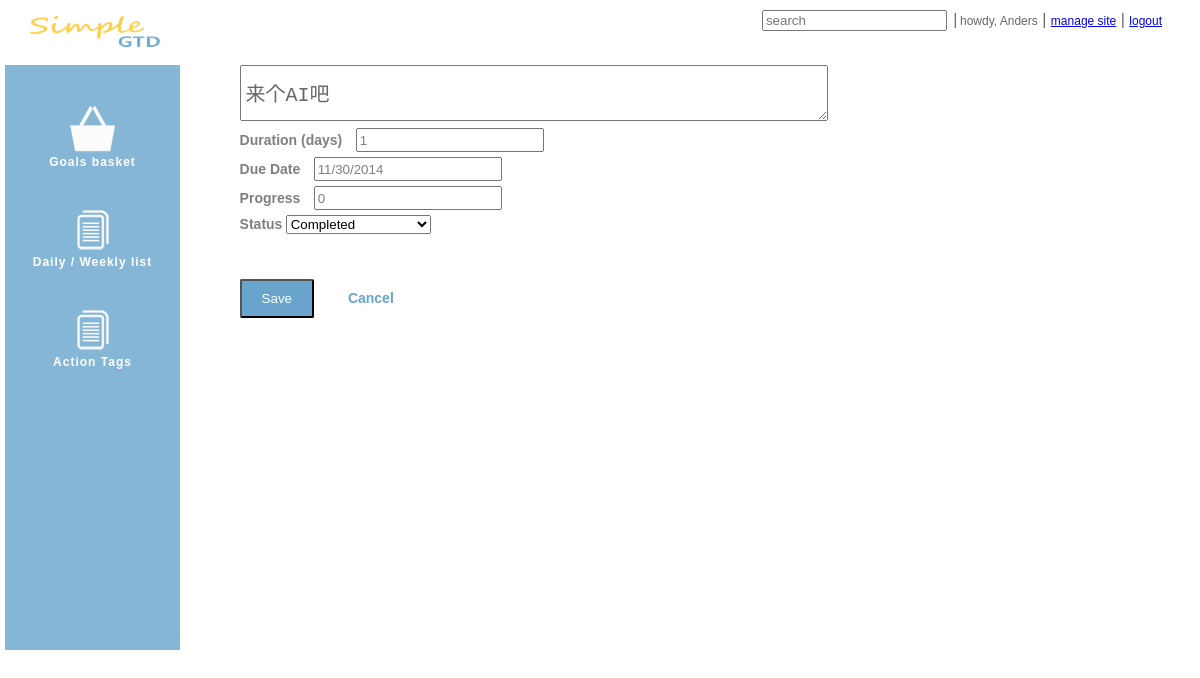
The app's page /goal/edit/8 (signed in), older data.
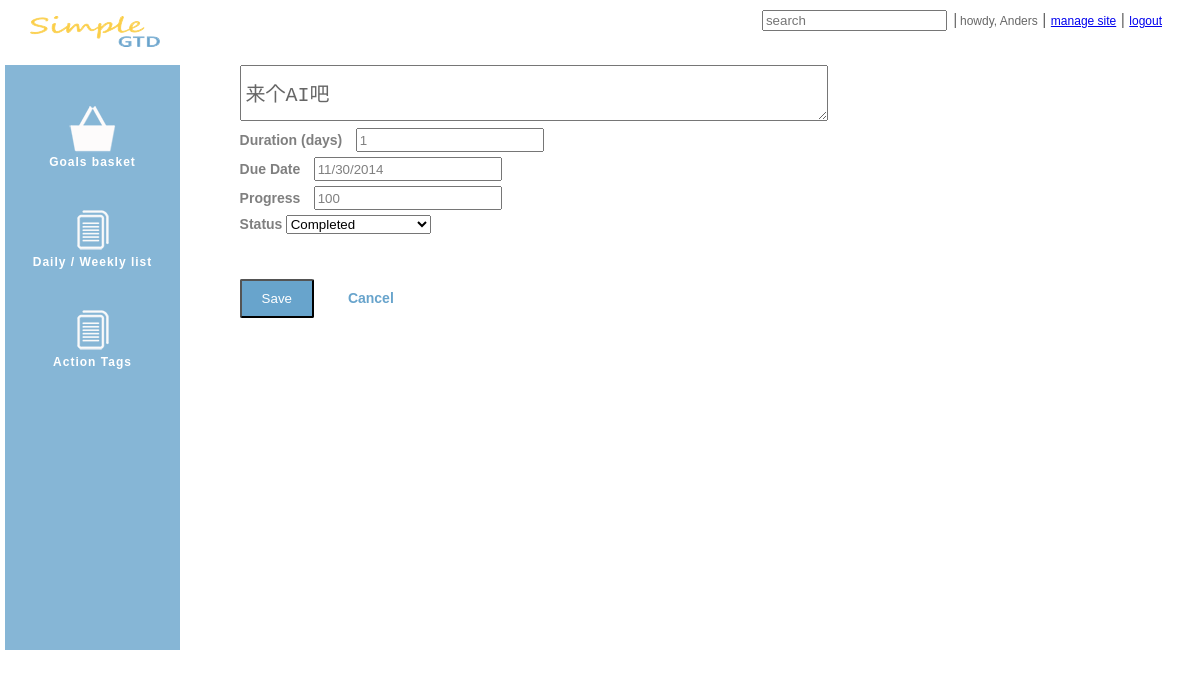
The same page, newer data.
### simgtd/models.py (models this page shows, shortened)
class Goal(models.Model):
    subject = models.CharField(max_length=200)
    memo = models.TextField(max_length=1000, blank=True)
    duration = models.PositiveIntegerField(blank=True)
    start_date = models.DateTimeField(null=True, blank=True, default=datetime.datetime.now)
    due_date = models.DateTimeField(null=True, blank=True, default=datetime.datetime.now)
    remind_me = models.NullBooleanField(default=True, null=True, blank=True)
    created_date = models.DateTimeField(editable=False, default=datetime.datetime.now)
    completed_date = models.DateTimeField(editable=False, null=True)
    created_by = models.ForeignKey(User, default=Constants.user_admin)
    progress = models.PositiveSmallIntegerField(default=0)
    status = models.ForeignKey(Status, default=Constants.status_not_started)
    priority = models.ForeignKey(Priority, default=Constants.priority_normal)

### simgtd/views.py (the view)
# urls.py: url(r'^goal/edit/(?P<gid>\d+)', views.edit_goal),
@login_required
def edit_goal(request, gid):
    errors = []
    goal = None
    if request.method == 'POST':
        subject = request.POST['title']
        duration = request.POST['duration']
        due_date = request.POST['due_date']
        progress = request.POST['progress']
        status = request.POST['status']
        if subject and duration and due_date:
            goal = user_goals(request).get(id=gid)
            goal.subject = subject
            goal.duration = duration
            goal.due_date = datetime.strptime(due_date, '%m/%d/%Y')
            goal.progress = int(progress)
            goal.status_id = int(status)
            goal.save()
            return HttpResponseRedirect('/goal/list')
        else:
            errors.append('incomplete data')
    else:
        goal = get_object_or_404(user_goals(request), id=gid)
    return render_to_response('simgtd/edit_goal.html',
                              RequestContext(request, {'goal': goal}))

### simgtd/views.py (called while the page is built)
def user_id(request):
    return request.user.id

def user_goals(request):
    return Goal.objects.filter(created_by_id=user_id(request))

### templates/simgtd/edit_goal.html (shortened to what this page needs)
{% extends "base.html" %}
{% block content %}
    <form action="/goal/edit/{{ goal.id }}" method="post">
        <div id="add_goal_setting">
            <textarea type="text" id="quickTitle" name="title"
                      value placeholder="Add a goal..." autofocus="auotofocus"
                      style="height:30px">{{ goal.subject }}</textarea>
            <div class="field">
                <label class="field_label"  for="duration">Duration (days)</label>
                <input id="duration" type="number" name="duration" value="{{ goal.duration }}" class="field_label_input">
            </div>
            <div class="field">
                <label class="field_label" for="due_date">Due Date</label>
                <input id="due_date" type="text" name="due_date" class="field_label_input" value="{{ goal.due_date|date:'m/d/Y' }}">
            </div>
            <div class="field">
                <label class="field_label" for="progress">Progress</label>
                <input id="progress" type="text" name="progress" class="field_label_input" value="{{ goal.progress }}">
            </div>
            <div class="field">
                <label class="field_label" for="status">Status</label>
                <select id="status" name="status">
                    <option value="3">Completed</option>
                </select>
            </div>
            <div class="field_button">
                <input type="submit" class="save" value="Save">
                <a href="/goal/list" class="cancel">Cancel</a>
            </div>
        </div>
    </form>
{% endblock %}

### templates/base.html (shortened to what this page needs)
<!DOCTYPE html>
<html>
<head lang="en">
    <link type="text/css" rel="stylesheet" href="{{ STATIC_URL }}css/jquery-ui.css">
    <link type="text/css" rel="stylesheet" href="{{ STATIC_URL }}css/gtd.css">
</head>
<body>
    <div id="header">
        <div>
            <div class="header-primary">
                <a href="/">
                    <img src="{{ STATIC_URL }}images/logo.png" alt="Simple GTD" />
                </a>
            </div>
            <div class="header-secondary">
                <input id="search" type="search" name="search" placeholder="search">
                <span class="sep">|</span>
                <a class="header_account" title="{{ user.email }}">howdy, {{ user.first_name }}</a> |
                <a class="header_account" href="/admin/">manage site</a> |
                <a class="header_account" href="/logout/">logout</a>
            </div>
        </div>
    </div>
    <div id="wrapper">
        <div id="navigation">
            <div id="icon_menu_block">
                <a href="/goal/list" class="menu">
                    <span class="icon_menu"><img src="{{ STATIC_URL }}images/goals_basket.png" alt="Goals basket"></span>
                    <span class="icon_menu_subtitle">Goals basket</span>
                </a>
                <a href="/action/list" class="menu">
                    <span class="icon_menu"><img src="{{ STATIC_URL }}images/list.png" alt="Daily/Weekly list"></span>
                    <span class="icon_menu_subtitle">Daily / Weekly list</span>
                </a>
                <a href="/action/tags" class="menu">
                    <span class="icon_menu"><img src="{{ STATIC_URL }}images/list.png" alt="Action Tags"></span>
                    <span class="icon_menu_subtitle">Action Tags</span>
                </a>
            </div>
        </div>
        <div id="content">
            {% block content %}{% endblock %}
        </div>
    </div>
</body>
</html>

### static/css/gtd.css (style rules this page uses)
body { font-family:Calibri, Arial, Helvetica, sans-serif; }
#header { position: absolute; left: 0px; top:0px; padding: 10px 10px 0px 10px; width: 96%; height: 55px; background-color: white; display: table; }
.header-primary { float:left; position:relative; top:6px; left:20px; }
.header-secondary { text-align: right; color:rgba(0,0,0,0.6); }
#header .sep { margin: 0 -2px 0 2px; color:#717171; }
.header_account { display: inline-block; font-size: 12px; }
label[for=login_email], label[for=login_password], label[for=signup_name], label[for=signup_email], label[for=signup_password], label[for=signup_confirm_password], { margin-bottom: 0; }
label { font-weight: 700; font-size: 12px; color:rgba(0,0,0,0.5); cursor:default; }
div#navigation { margin:20px 85% 5px 5px; padding:5px 5px 5px 5px; height: 620px; background: rgba(104,164,204,0.8); color:white; font-size: 12px; font-weight: 600; letter-spacing: 1px; }
div#icon_menu_block { position: relative; margin-top: 40px; }
.icon_menu { display: block; text-align: center; padding: 40px 10px 1px 10px; }
.icon_menu_subtitle { display: block; text-align: center; color: white; }
a.menu { text-decoration: none; }
div#content { position: absolute; top: 50px; right: 10px; width: 80%; color: rgba(0,0,0,0.6); font-size: 12px; }
#add_goal_setting { width:60%; top:50px; margin: 15px 1%; }
#quickTitle { width: 100%; outline: none; padding: 12px 5px; font-size: 20px; color: rgba(0,0,0,0.6); font:thin; }
.field { display:block; margin: 5px 0; }
.field_label_input { width:180px; height:20px; margin-left: 10px; padding: 0px 2px; color: rgba(0, 0, 0, 0.5); }
.field_label { font-size: 14px; }
.field_button { color: rgba(0,0,0,0.5); font-weight: 600; padding-top: 40px; font-size: 14px; }
input.save { border-radius: 2px; padding: 10px 20px; background: #68a4cc; color: white; }
a.cancel { margin-left: 30px; color: #68a4cc; text-decoration: none; }

Row changes from the older to the newer data that the page shows:
changed Goal "来个AI吧": progress "0" → "100"
